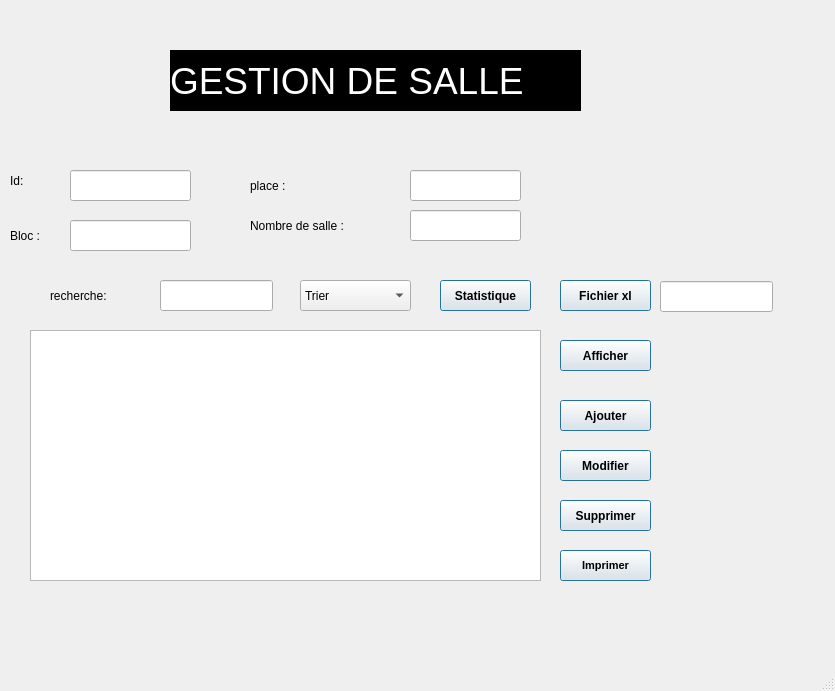
<?xml version="1.0" encoding="UTF-8"?>
<ui version="4.0">
 <class>MainWindow</class>
 <widget class="QMainWindow" name="MainWindow">
  <property name="geometry">
   <rect>
    <x>0</x>
    <y>0</y>
    <width>835</width>
    <height>691</height>
   </rect>
  </property>
  <property name="windowTitle">
   <string>MainWindow</string>
  </property>
  <widget class="QWidget" name="centralwidget">
   <widget class="QStackedWidget" name="stackedWidget">
    <property name="geometry">
     <rect>
      <x>-10</x>
      <y>10</y>
      <width>1151</width>
      <height>741</height>
     </rect>
    </property>
    <property name="styleSheet">
     <string notr="true"/>
    </property>
    <property name="currentIndex">
     <number>1</number>
    </property>
    <widget class="QWidget" name="page"/>
    <widget class="QWidget" name="page_2">
     <widget class="QLabel" name="label_24">
      <property name="geometry">
       <rect>
        <x>20</x>
        <y>160</y>
        <width>61</width>
        <height>21</height>
       </rect>
      </property>
      <property name="styleSheet">
       <string notr="true">font: 75 14pt &quot;MS Shell Dlg 2&quot;;
</string>
      </property>
      <property name="text">
       <string>Id:</string>
      </property>
     </widget>
     <widget class="QLabel" name="recherche">
      <property name="geometry">
       <rect>
        <x>60</x>
        <y>270</y>
        <width>111</width>
        <height>31</height>
       </rect>
      </property>
      <property name="styleSheet">
       <string notr="true">font: 75 14pt &quot;MS Shell Dlg 2&quot;;</string>
      </property>
      <property name="text">
       <string>recherche:</string>
      </property>
     </widget>
     <widget class="QLineEdit" name="le_id">
      <property name="geometry">
       <rect>
        <x>80</x>
        <y>160</y>
        <width>121</width>
        <height>31</height>
       </rect>
      </property>
      <property name="text">
       <string/>
      </property>
     </widget>
     <widget class="QLineEdit" name="le_num">
      <property name="geometry">
       <rect>
        <x>420</x>
        <y>200</y>
        <width>111</width>
        <height>31</height>
       </rect>
      </property>
     </widget>
     <widget class="QLineEdit" name="rechercher_salle">
      <property name="geometry">
       <rect>
        <x>170</x>
        <y>270</y>
        <width>113</width>
        <height>31</height>
       </rect>
      </property>
     </widget>
     <widget class="QComboBox" name="trier_salle">
      <property name="geometry">
       <rect>
        <x>310</x>
        <y>270</y>
        <width>111</width>
        <height>31</height>
       </rect>
      </property>
      <item>
       <property name="text">
        <string>Trier</string>
       </property>
      </item>
      <item>
       <property name="text">
        <string>Tri Par ID</string>
       </property>
      </item>
      <item>
       <property name="text">
        <string>Tri Par bloc</string>
       </property>
      </item>
      <item>
       <property name="text">
        <string>Tri Par num</string>
       </property>
      </item>
     </widget>
     <widget class="QLineEdit" name="le_place">
      <property name="geometry">
       <rect>
        <x>420</x>
        <y>160</y>
        <width>111</width>
        <height>31</height>
       </rect>
      </property>
      <property name="styleSheet">
       <string notr="true"/>
      </property>
     </widget>
     <widget class="QLabel" name="label_25">
      <property name="geometry">
       <rect>
        <x>260</x>
        <y>200</y>
        <width>161</width>
        <height>31</height>
       </rect>
      </property>
      <property name="styleSheet">
       <string notr="true">font: 75 12pt &quot;MS Shell Dlg 2&quot;;</string>
      </property>
      <property name="text">
       <string>Nombre de salle :</string>
      </property>
     </widget>
     <widget class="QLabel" name="label_22">
      <property name="geometry">
       <rect>
        <x>180</x>
        <y>40</y>
        <width>411</width>
        <height>61</height>
       </rect>
      </property>
      <property name="sizePolicy">
       <sizepolicy hsizetype="Maximum" vsizetype="Maximum">
        <horstretch>90</horstretch>
        <verstretch>50</verstretch>
       </sizepolicy>
      </property>
      <property name="maximumSize">
       <size>
        <width>16777215</width>
        <height>16777215</height>
       </size>
      </property>
      <property name="font">
       <font>
        <family>MS Shell Dlg 2</family>
        <pointsize>28</pointsize>
        <weight>9</weight>
        <italic>false</italic>
        <bold>false</bold>
       </font>
      </property>
      <property name="styleSheet">
       <string notr="true">color: rgb(255, 255, 255);
background-color: rgb(0, 0, 0);

font: 75 28pt &quot;MS Shell Dlg 2&quot;;</string>
      </property>
      <property name="text">
       <string>GESTION DE SALLE </string>
      </property>
     </widget>
     <widget class="QLineEdit" name="le_bloc">
      <property name="geometry">
       <rect>
        <x>80</x>
        <y>210</y>
        <width>121</width>
        <height>31</height>
       </rect>
      </property>
     </widget>
     <widget class="QPushButton" name="Push_Button_Afficher_2">
      <property name="geometry">
       <rect>
        <x>570</x>
        <y>330</y>
        <width>91</width>
        <height>31</height>
       </rect>
      </property>
      <property name="font">
       <font>
        <weight>75</weight>
        <bold>true</bold>
       </font>
      </property>
      <property name="text">
       <string>Afficher</string>
      </property>
      <property name="default">
       <bool>true</bool>
      </property>
     </widget>
     <widget class="QLabel" name="bloc">
      <property name="geometry">
       <rect>
        <x>20</x>
        <y>210</y>
        <width>61</width>
        <height>31</height>
       </rect>
      </property>
      <property name="styleSheet">
       <string notr="true">font: 75 14pt &quot;MS Shell Dlg 2&quot;;</string>
      </property>
      <property name="text">
       <string>Bloc :</string>
      </property>
     </widget>
     <widget class="QPushButton" name="imprimer">
      <property name="geometry">
       <rect>
        <x>570</x>
        <y>540</y>
        <width>91</width>
        <height>31</height>
       </rect>
      </property>
      <property name="font">
       <font>
        <pointsize>8</pointsize>
        <weight>75</weight>
        <bold>true</bold>
       </font>
      </property>
      <property name="text">
       <string>Imprimer</string>
      </property>
      <property name="default">
       <bool>true</bool>
      </property>
     </widget>
     <widget class="QPushButton" name="modifier_salle">
      <property name="geometry">
       <rect>
        <x>570</x>
        <y>440</y>
        <width>91</width>
        <height>31</height>
       </rect>
      </property>
      <property name="font">
       <font>
        <weight>75</weight>
        <bold>true</bold>
       </font>
      </property>
      <property name="text">
       <string>Modifier</string>
      </property>
      <property name="default">
       <bool>true</bool>
      </property>
     </widget>
     <widget class="QLabel" name="label_26">
      <property name="geometry">
       <rect>
        <x>260</x>
        <y>160</y>
        <width>91</width>
        <height>31</height>
       </rect>
      </property>
      <property name="styleSheet">
       <string notr="true">font: 75 14pt &quot;MS Shell Dlg 2&quot;;
</string>
      </property>
      <property name="text">
       <string>place :</string>
      </property>
     </widget>
     <widget class="QPushButton" name="supprimer_salle">
      <property name="geometry">
       <rect>
        <x>570</x>
        <y>490</y>
        <width>91</width>
        <height>31</height>
       </rect>
      </property>
      <property name="font">
       <font>
        <weight>75</weight>
        <bold>true</bold>
       </font>
      </property>
      <property name="text">
       <string>Supprimer</string>
      </property>
      <property name="default">
       <bool>true</bool>
      </property>
     </widget>
     <widget class="QTableView" name="salleAfich">
      <property name="geometry">
       <rect>
        <x>40</x>
        <y>320</y>
        <width>511</width>
        <height>251</height>
       </rect>
      </property>
      <property name="styleSheet">
       <string notr="true">
</string>
      </property>
     </widget>
     <widget class="QLineEdit" name="fichier">
      <property name="geometry">
       <rect>
        <x>670</x>
        <y>271</y>
        <width>113</width>
        <height>31</height>
       </rect>
      </property>
     </widget>
     <widget class="QPushButton" name="ajouter_salle">
      <property name="geometry">
       <rect>
        <x>570</x>
        <y>390</y>
        <width>91</width>
        <height>31</height>
       </rect>
      </property>
      <property name="font">
       <font>
        <weight>75</weight>
        <bold>true</bold>
       </font>
      </property>
      <property name="text">
       <string>Ajouter</string>
      </property>
      <property name="default">
       <bool>true</bool>
      </property>
     </widget>
     <widget class="QPushButton" name="fichier_xl">
      <property name="geometry">
       <rect>
        <x>570</x>
        <y>270</y>
        <width>91</width>
        <height>31</height>
       </rect>
      </property>
      <property name="font">
       <font>
        <weight>75</weight>
        <bold>true</bold>
       </font>
      </property>
      <property name="text">
       <string>Fichier xl</string>
      </property>
      <property name="default">
       <bool>true</bool>
      </property>
     </widget>
     <widget class="QPushButton" name="pushButton_17">
      <property name="geometry">
       <rect>
        <x>450</x>
        <y>270</y>
        <width>91</width>
        <height>31</height>
       </rect>
      </property>
      <property name="font">
       <font>
        <weight>75</weight>
        <bold>true</bold>
       </font>
      </property>
      <property name="text">
       <string>Statistique</string>
      </property>
      <property name="default">
       <bool>true</bool>
      </property>
     </widget>
    </widget>
   </widget>
  </widget>
  <widget class="QMenuBar" name="menubar">
   <property name="geometry">
    <rect>
     <x>0</x>
     <y>0</y>
     <width>835</width>
     <height>26</height>
    </rect>
   </property>
  </widget>
  <widget class="QStatusBar" name="statusbar"/>
 </widget>
 <resources/>
 <connections/>
</ui>
